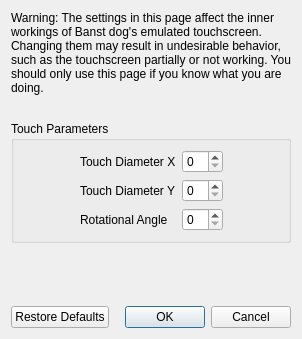
<?xml version="1.0" encoding="UTF-8"?>
<ui version="4.0">
 <class>ConfigureTouchscreenAdvanced</class>
 <widget class="QDialog" name="ConfigureTouchscreenAdvanced">
  <property name="geometry">
   <rect>
    <x>0</x>
    <y>0</y>
    <width>298</width>
    <height>339</height>
   </rect>
  </property>
  <property name="windowTitle">
   <string>Configure Touchscreen</string>
  </property>
  <layout class="QVBoxLayout" name="verticalLayout">
   <item>
    <widget class="QLabel" name="label_2">
     <property name="minimumSize">
      <size>
       <width>280</width>
       <height>0</height>
      </size>
     </property>
     <property name="text">
      <string>Warning: The settings in this page affect the inner workings of Banst dog's emulated touchscreen. Changing them may result in undesirable behavior, such as the touchscreen partially or not working. You should only use this page if you know what you are doing.</string>
     </property>
     <property name="wordWrap">
      <bool>true</bool>
     </property>
    </widget>
   </item>
   <item>
    <spacer name="verticalSpacer_2">
     <property name="orientation">
      <enum>Qt::Vertical</enum>
     </property>
     <property name="sizeType">
      <enum>QSizePolicy::Fixed</enum>
     </property>
     <property name="sizeHint" stdset="0">
      <size>
       <width>20</width>
       <height>20</height>
      </size>
     </property>
    </spacer>
   </item>
   <item>
    <widget class="QGroupBox" name="gridGroupBox">
     <property name="title">
      <string>Touch Parameters</string>
     </property>
     <layout class="QGridLayout" name="gridLayout">
      <item row="0" column="0">
       <spacer name="horizontalSpacer">
        <property name="orientation">
         <enum>Qt::Horizontal</enum>
        </property>
        <property name="sizeHint" stdset="0">
         <size>
          <width>40</width>
          <height>20</height>
         </size>
        </property>
       </spacer>
      </item>
      <item row="1" column="1">
       <widget class="QLabel" name="label_4">
        <property name="text">
         <string>Touch Diameter Y</string>
        </property>
       </widget>
      </item>
      <item row="0" column="3">
       <spacer name="horizontalSpacer_2">
        <property name="orientation">
         <enum>Qt::Horizontal</enum>
        </property>
        <property name="sizeHint" stdset="0">
         <size>
          <width>40</width>
          <height>20</height>
         </size>
        </property>
       </spacer>
      </item>
      <item row="0" column="1">
       <widget class="QLabel" name="label_3">
        <property name="text">
         <string>Touch Diameter X</string>
        </property>
       </widget>
      </item>
      <item row="2" column="1">
       <widget class="QLabel" name="label_5">
        <property name="text">
         <string>Rotational Angle</string>
        </property>
       </widget>
      </item>
      <item row="0" column="2">
       <widget class="QSpinBox" name="diameter_x_box"/>
      </item>
      <item row="1" column="2">
       <widget class="QSpinBox" name="diameter_y_box"/>
      </item>
      <item row="2" column="2">
       <widget class="QSpinBox" name="angle_box"/>
      </item>
     </layout>
    </widget>
   </item>
   <item>
    <spacer name="verticalSpacer">
     <property name="orientation">
      <enum>Qt::Vertical</enum>
     </property>
     <property name="sizeHint" stdset="0">
      <size>
       <width>20</width>
       <height>40</height>
      </size>
     </property>
    </spacer>
   </item>
   <item>
    <layout class="QHBoxLayout" name="horizontalLayout">
     <item>
      <widget class="QPushButton" name="restore_defaults_button">
       <property name="text">
        <string>Restore Defaults</string>
       </property>
      </widget>
     </item>
     <item>
      <widget class="QDialogButtonBox" name="buttonBox">
       <property name="standardButtons">
        <set>QDialogButtonBox::Cancel|QDialogButtonBox::Ok</set>
       </property>
      </widget>
     </item>
    </layout>
   </item>
  </layout>
 </widget>
 <resources/>
 <connections>
  <connection>
   <sender>buttonBox</sender>
   <signal>accepted()</signal>
   <receiver>ConfigureTouchscreenAdvanced</receiver>
   <slot>accept()</slot>
  </connection>
  <connection>
   <sender>buttonBox</sender>
   <signal>rejected()</signal>
   <receiver>ConfigureTouchscreenAdvanced</receiver>
   <slot>reject()</slot>
   </connection>
 </connections>
</ui>
